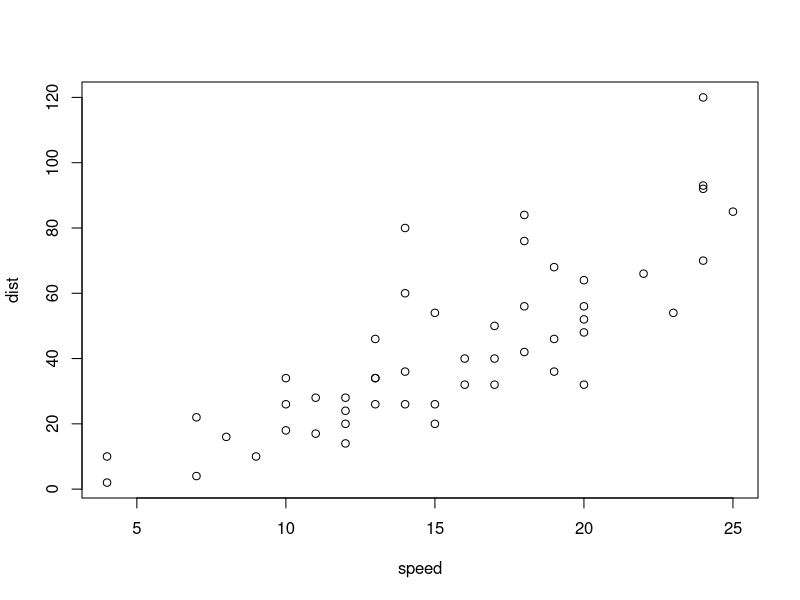
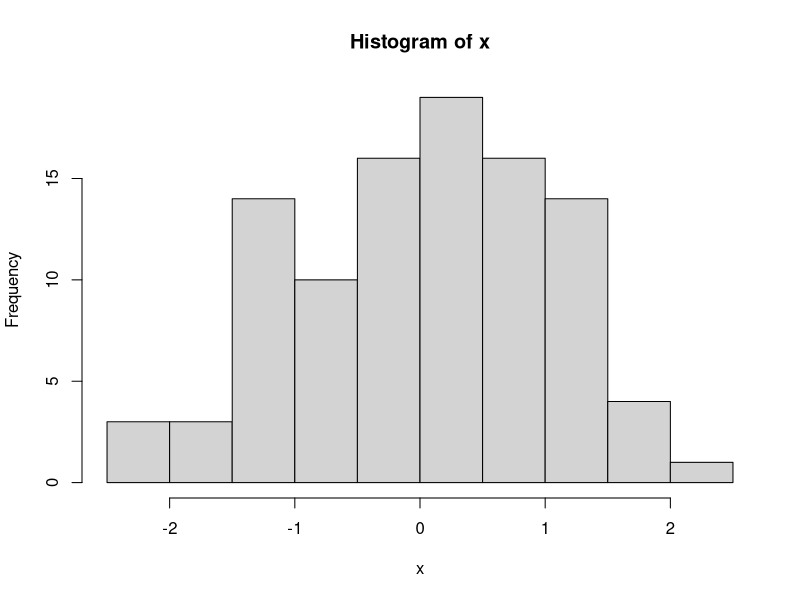
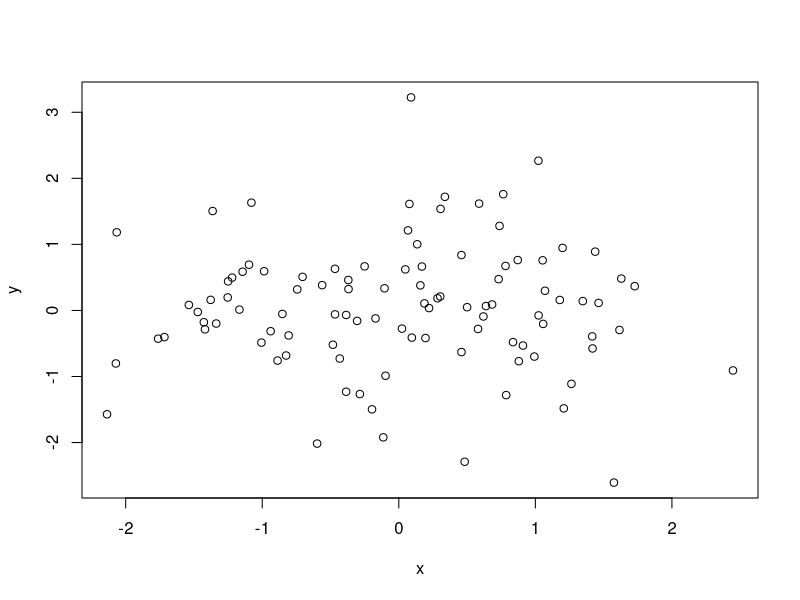
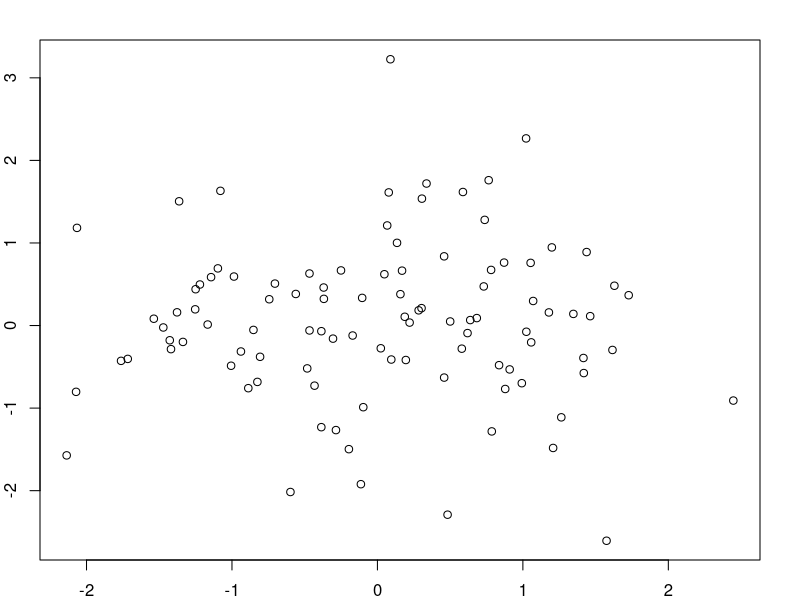
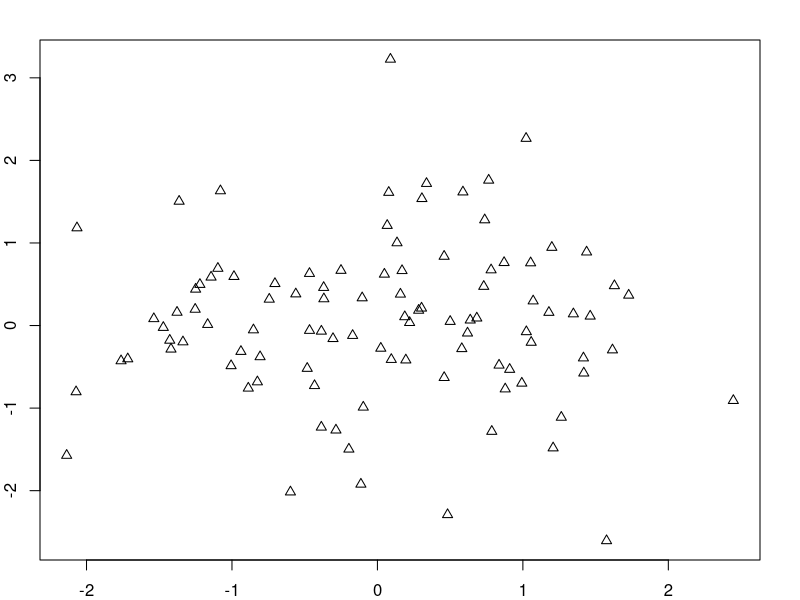
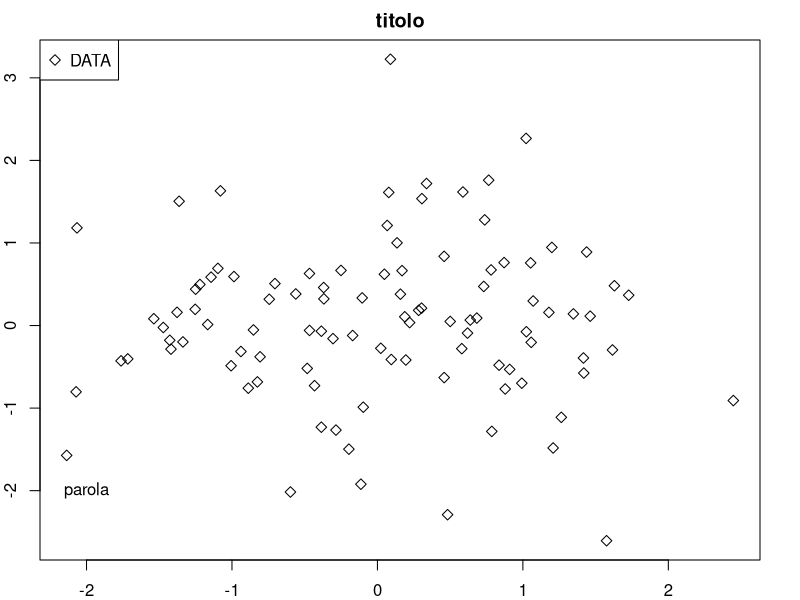
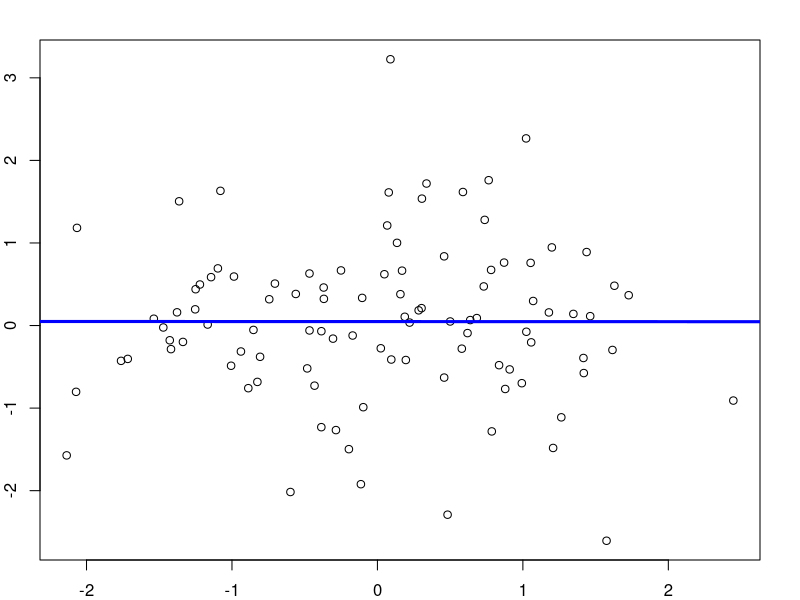
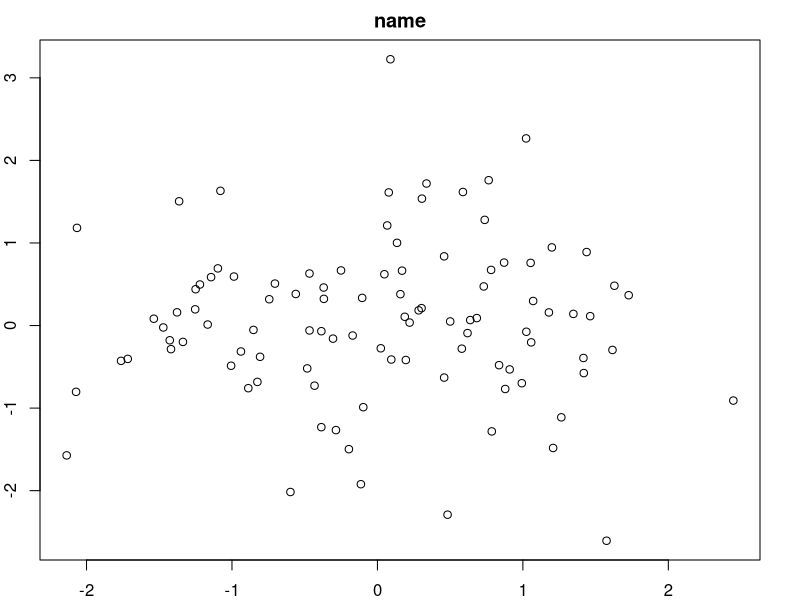

Write R code to recreate these figures, in order.
## ---- chunk 1
library(datasets)
data(cars)
with(cars,plot(speed,dist))
## ---- chunk 2
x <- rnorm(100)
hist(x)
## ---- chunk 3
y <- rnorm(100)
plot(x,y)
par(mar = c(2,2,2,2))
#cambio le dim dei margini attorno alla figura
plot(x,y)
#se voglio cambiare la tipologia dei punti
plot(x,y, pch = 2)
#se voglio un tabella con comandi 
#example(points)
plot(x,y, pch = 5)
title("titolo") #aggiungere titolo
text(-2,-2,"parola")#agiiungere testo in una posiz
legend("topleft", legend= "DATA", pch = 5)
## ---- chunk 4
#se voglio aggiungere una linea
plot(x,y)
fit <- lm(y ~ x)
abline(fit, lwd = 3, col="blue")# larghezza
## ---- chunk 5
plot(x,y, xlab="c", ylab="d", main="name")
